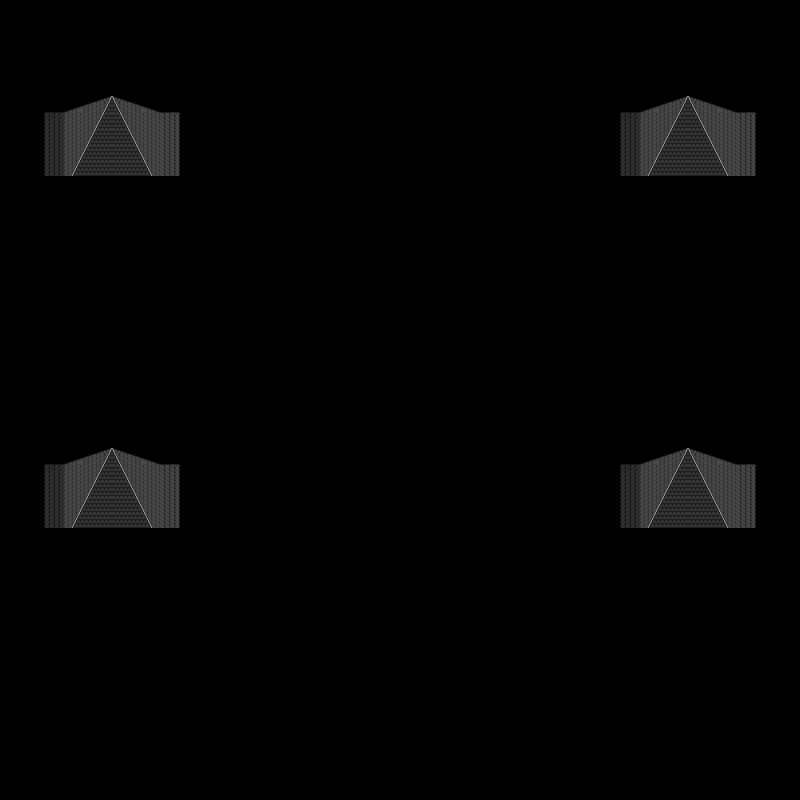

This is a level from a 2D game, rendered from its Tiled map with the project's own tilesets. A one-line summary and the map file follow, with tile-layer data summarised:
An orthogonal 50x50 tile map with 16x16 px tiles, 2 tile layers (Tile Layer 1, Tile Layer 2), 5 tilesets.

<map version="1.0" tiledversion="1.1.2" orientation="orthogonal" renderorder="right-down" width="50" height="50" tilewidth="16" tileheight="16" infinite="0" nextobjectid="1">
 <tileset firstgid="1" name="Revolution_Grasslands" tilewidth="32" tileheight="32" tilecount="190" columns="10">
  <image source="revolution_grasslands.png" trans="a349a4" width="320" height="608" />
  <tile id="5">
   <properties>
    <property name="ranomd" value="tile" />
   </properties>
  </tile>
 </tileset>
 <tileset firstgid="191" name="Revolution_Grasslands" tilewidth="32" tileheight="32" tilecount="190" columns="10">
  <image source="revolution_grasslands.png" trans="a349a4" width="320" height="608" />
  <tile id="5">
   <properties>
    <property name="ranomd" value="tile" />
   </properties>
  </tile>
 </tileset>
 <tileset firstgid="381" source="water.tsx" />
 <tileset firstgid="525" name="limbusdev_fwm-world" tilewidth="16" tileheight="16" tilecount="4096" columns="64">
  <image source="ART/Pack2/FWM-Assets-Package/limbusdev_fwm-world.png" width="1024" height="1024" />
 </tileset>
 <tileset firstgid="4621" name="limbusdev_fwm-world" tilewidth="16" tileheight="16" tilecount="4096" columns="64">
  <image source="ART/Pack2/FWM-Assets-Package/limbusdev_fwm-world.png" width="1024" height="1024" />
 </tileset>
 <layer name="Tile Layer 1" width="50" height="50">
  <data>[2500 cells, 0 non-empty, 0 distinct tile ids]</data>
 </layer>
 <layer name="Tile Layer 2" width="50" height="50">
  <data>[2500 cells, 200 non-empty, 50 distinct tile ids]</data>
 </layer>
</map>
